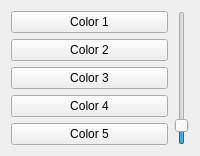
    <widget class="QWidget" name="widget_3" native="true">
     <property name="sizePolicy">
      <sizepolicy hsizetype="Preferred" vsizetype="Preferred">
       <horstretch>1</horstretch>
       <verstretch>0</verstretch>
      </sizepolicy>
     </property>
     <layout class="QGridLayout" name="gridLayout_5">
      <item row="2" column="0">
       <widget class="QPushButton" name="color3PushButton">
        <property name="sizePolicy">
         <sizepolicy hsizetype="Minimum" vsizetype="Preferred">
          <horstretch>0</horstretch>
          <verstretch>0</verstretch>
         </sizepolicy>
        </property>
        <property name="text">
         <string>Color 3</string>
        </property>
       </widget>
      </item>
      <item row="0" column="0">
       <widget class="QPushButton" name="color1PushButton">
        <property name="sizePolicy">
         <sizepolicy hsizetype="Minimum" vsizetype="Preferred">
          <horstretch>0</horstretch>
          <verstretch>0</verstretch>
         </sizepolicy>
        </property>
        <property name="text">
         <string>Color 1</string>
        </property>
       </widget>
      </item>
      <item row="4" column="0">
       <widget class="QPushButton" name="color5PushButton">
        <property name="sizePolicy">
         <sizepolicy hsizetype="Minimum" vsizetype="Preferred">
          <horstretch>0</horstretch>
          <verstretch>0</verstretch>
         </sizepolicy>
        </property>
        <property name="text">
         <string>Color 5</string>
        </property>
       </widget>
      </item>
      <item row="3" column="0">
       <widget class="QPushButton" name="color4PushButton">
        <property name="sizePolicy">
         <sizepolicy hsizetype="Minimum" vsizetype="Preferred">
          <horstretch>0</horstretch>
          <verstretch>0</verstretch>
         </sizepolicy>
        </property>
        <property name="text">
         <string>Color 4</string>
        </property>
       </widget>
      </item>
      <item row="1" column="0">
       <widget class="QPushButton" name="color2PushButton">
        <property name="sizePolicy">
         <sizepolicy hsizetype="Minimum" vsizetype="Preferred">
          <horstretch>0</horstretch>
          <verstretch>0</verstretch>
         </sizepolicy>
        </property>
        <property name="text">
         <string>Color 2</string>
        </property>
       </widget>
      </item>
      <item row="0" column="1" rowspan="5">
       <widget class="QSlider" name="colorSlider">
        <property name="minimum">
         <number>0</number>
        </property>
        <property name="maximum">
         <number>10</number>
        </property>
        <property name="singleStep">
         <number>2</number>
        </property>
        <property name="value">
         <number>1</number>
        </property>
        <property name="orientation">
         <enum>Qt::Vertical</enum>
        </property>
       </widget>
      </item>
     </layout>
    </widget>
